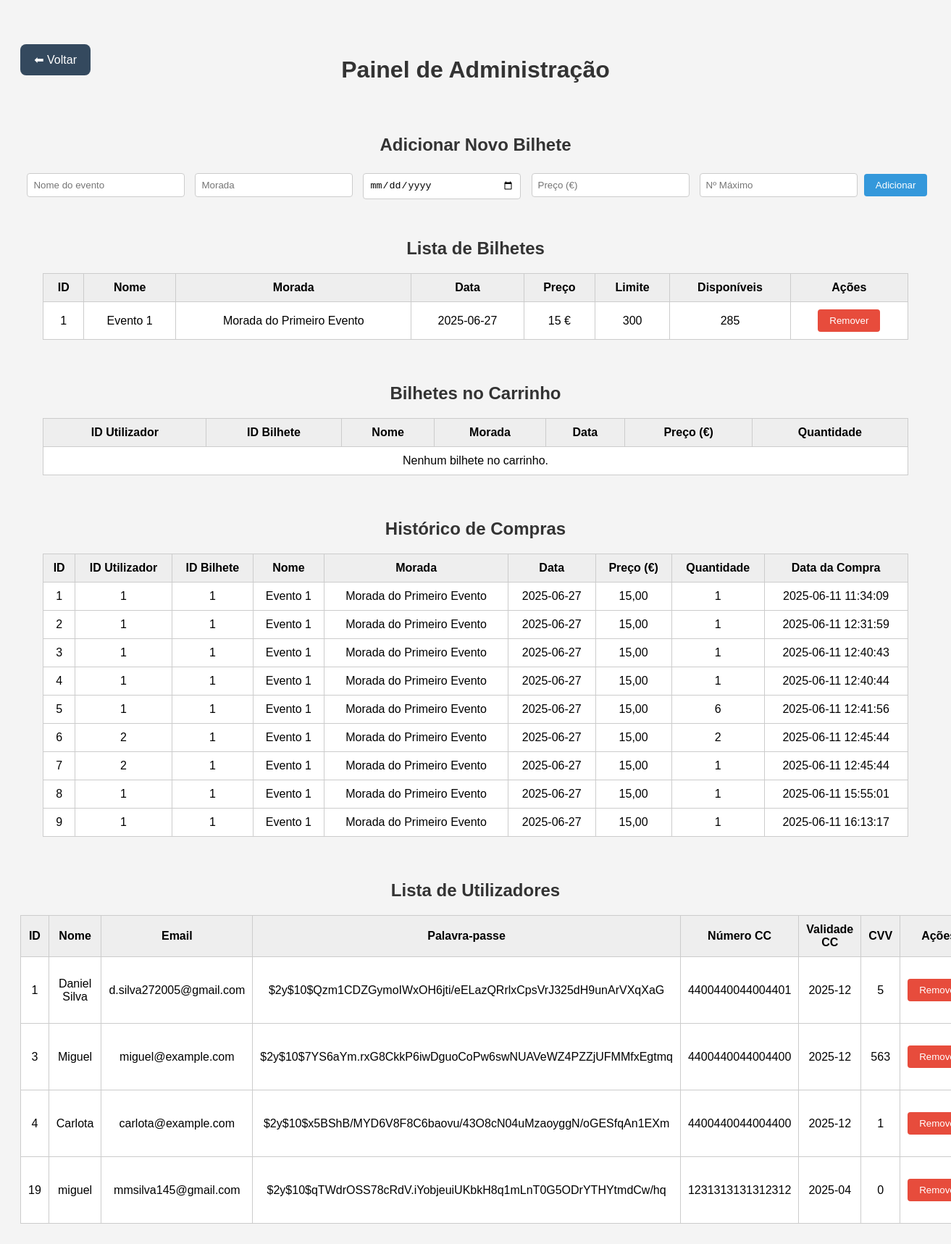
Before: /WebSite/admin_page.php with the older database file.
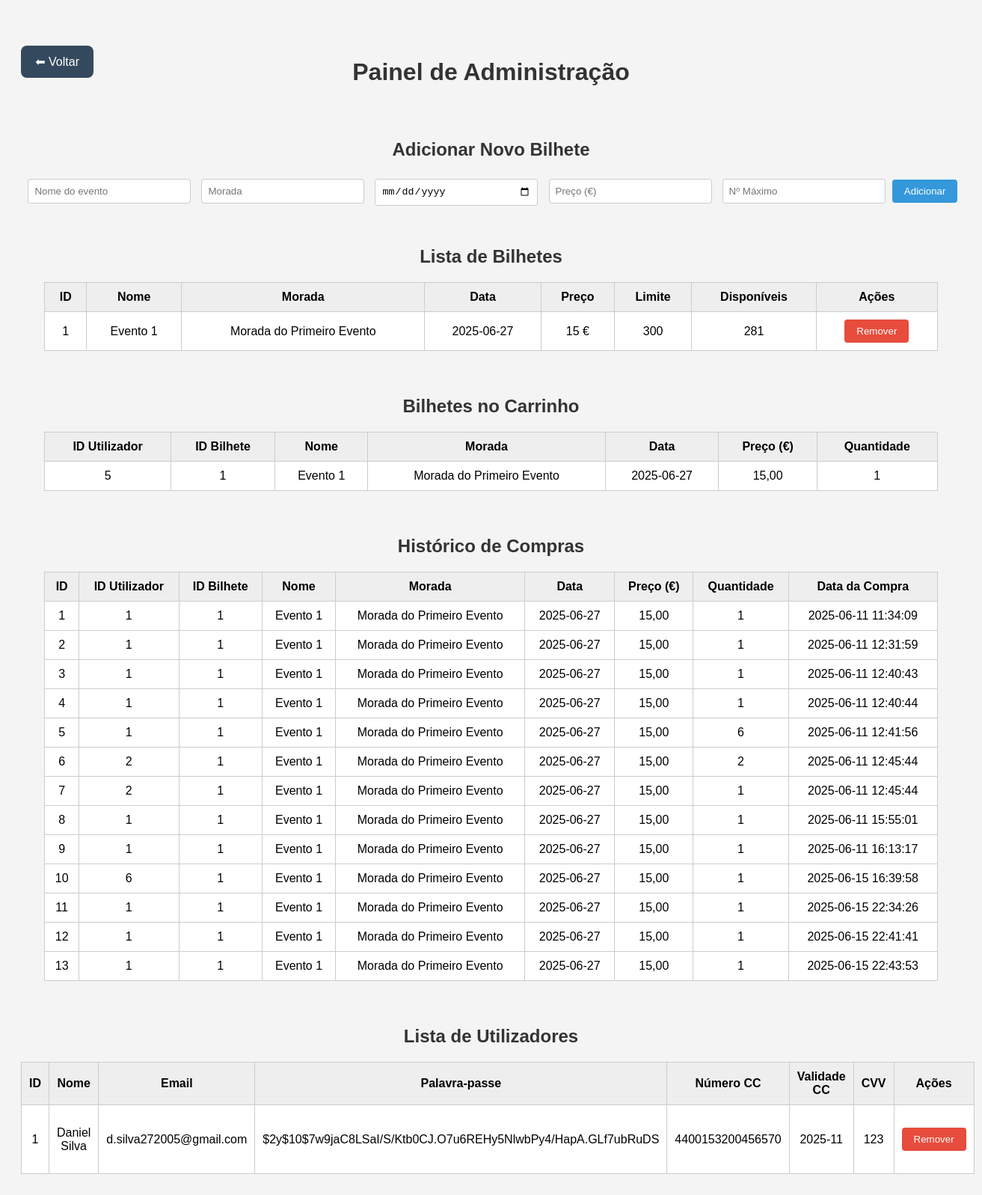
After: the same page with the newer database file.
### tables this page shows
CREATE TABLE lista_bilhetes (
        id INTEGER PRIMARY KEY AUTOINCREMENT,
        nome TEXT NOT NULL,
        morada TEXT NOT NULL,
        dia TEXT NOT NULL,
        preco REAL NOT NULL,
        limite INTEGER,
        disponiveis INTEGER
    );

CREATE TABLE historico (
        id INTEGER PRIMARY KEY AUTOINCREMENT,
        user_id INTEGER,
        id_bilhete INTEGER,
        nome TEXT NOT NULL,
        morada TEXT NOT NULL,
        dia TEXT NOT NULL,
        preco REAL NOT NULL,
        quantidade INTEGER,
        data_compra TEXT
    );

CREATE TABLE dados_cliente (
        user_id INTEGER PRIMARY KEY AUTOINCREMENT,
        nome TEXT NOT NULL,
        email TEXT NOT NULL,
        palavrapasse TEXT NOT NULL,
        num_cc INTEGER,
        validade_cc TEXT NOT NULL,
        cvv_cc INTEGER
    );

### WebSite/admin_page.php (the view, shortened to what this page needs)
<?php
$db = new SQLite3('../DataBase/venda_bilhetes.db');
$bilhetes = [];
$result = $db->query("SELECT * FROM lista_bilhetes");
while ($row = $result->fetchArray(SQLITE3_ASSOC)) {
    $bilhetes[] = $row;
}
$bilhetes_carrinho = [];
$resultCarrinho = $db->query("
    SELECT c.user_id, c.id_bilhete, c.quantidade, lb.nome, lb.morada, lb.dia, lb.preco
    FROM carrinhos c
    JOIN lista_bilhetes lb ON c.id_bilhete = lb.id
    ORDER BY c.user_id
");
while ($row = $resultCarrinho->fetchArray(SQLITE3_ASSOC)) {
    $bilhetes_carrinho[] = $row;
}
$historico = [];
$resultHistorico = $db->query("SELECT * FROM historico");
while ($row = $resultHistorico->fetchArray(SQLITE3_ASSOC)) {
    $historico[] = $row;
}
$utilizadores = [];
$resultUsers = $db->query("SELECT * FROM dados_cliente");
while ($row = $resultUsers->fetchArray(SQLITE3_ASSOC)) {
    $utilizadores[] = $row;
}
?>
<!DOCTYPE html>
<html lang="pt">
<head>
</head>
<body>
    <div class="header">
        <a href="index.php" class="voltar">⬅ Voltar</a>
        <h1>Painel de Administração</h1>
    </div>
<section id="gestao-bilhetes">
    <h2>Adicionar Novo Bilhete</h2>
    <form method="POST">
        <input type="text" name="nome" placeholder="Nome do evento" required>
        <input type="text" name="morada" placeholder="Morada" required>
        <input type="date" name="dia" required>
        <input type="number" name="preco" placeholder="Preço (€)" required>
        <input type="number" name="limite" placeholder="Nº Máximo" required>
        <button class="add" type="submit" name="adicionar">Adicionar</button>
    </form>
    <h2>Lista de Bilhetes</h2>
    <table>
        <tr>
            <th>ID</th>
            <th>Nome</th>
            <th>Morada</th>
            <th>Data</th>
            <th>Preço</th>
            <th>Limite</th>
            <th>Disponíveis</th>
            <th>Ações</th>
        </tr>
        <?php foreach ($bilhetes as $bilhete): ?>
        <tr>
            <td><?= $bilhete['id'] ?></td>
            <td><?= htmlspecialchars($bilhete['nome']) ?></td>
            <td><?= htmlspecialchars($bilhete['morada']) ?></td>
            <td><?= $bilhete['dia'] ?></td>
            <td><?= $bilhete['preco'] ?> €</td>
            <td><?= $bilhete['limite'] ?></td>
            <td><?= $bilhete['disponiveis'] ?></td>
            <td>
                <form method="POST" style="display:inline;" onsubmit="return confirm('Remover este bilhete?');">
                    <button class="remove" type="submit">Remover</button>
                </form>
            </td>
        </tr>
        <?php endforeach; ?>
    </table>
</section>
<section id="bilhetes-carrinho">
    <h2>Bilhetes no Carrinho</h2>
    <table>
        <thead>
            <tr>
                <th>ID Utilizador</th>
                <th>ID Bilhete</th>
                <th>Nome</th>
                <th>Morada</th>
                <th>Data</th>
                <th>Preço (€)</th>
                <th>Quantidade</th>
            </tr>
        </thead>
        <tbody>
            <?php if (empty($bilhetes_carrinho)): ?>
                <tr><td colspan="7">Nenhum bilhete no carrinho.</td></tr>
            <?php else: ?>
                <?php foreach ($bilhetes_carrinho as $bilhete): ?>
                    <tr>
                        <td><?= htmlspecialchars($bilhete['user_id']) ?></td>
                        <td><?= htmlspecialchars($bilhete['id_bilhete']) ?></td>
                        <td><?= htmlspecialchars($bilhete['nome']) ?></td>
                        <td><?= htmlspecialchars($bilhete['morada']) ?></td>
                        <td><?= htmlspecialchars($bilhete['dia']) ?></td>
                        <td><?= number_format($bilhete['preco'], 2, ',', '.') ?></td>
                        <td><?= htmlspecialchars($bilhete['quantidade']) ?></td>
                    </tr>
                <?php endforeach; ?>
            <?php endif; ?>
        </tbody>
    </table>
</section>
<section id="historico">
    <h2>Histórico de Compras</h2>
    <table>
        <tr>
            <th>ID</th>
            <th>ID Utilizador</th>
            <th>ID Bilhete</th>
            <th>Nome</th>
            <th>Morada</th>
            <th>Data</th>
            <th>Preço (€)</th>
            <th>Quantidade</th>
            <th>Data da Compra</th>
        </tr>
        <?php foreach ($historico as $compra): ?>
        <tr>
            <td><?= $compra['id'] ?></td>
            <td><?= htmlspecialchars($compra['user_id']) ?></td>
            <td><?= htmlspecialchars($compra['id_bilhete']) ?></td>
            <td><?= htmlspecialchars($compra['nome']) ?></td>
            <td><?= htmlspecialchars($compra['morada']) ?></td>
            <td><?= htmlspecialchars($compra['dia']) ?></td>
            <td><?= number_format($compra['preco'], 2, ',', '.') ?></td>
            <td><?= htmlspecialchars($compra['quantidade']) ?></td>
            <td><?= htmlspecialchars($compra['data_compra']) ?></td>
        </tr>
        <?php endforeach; ?>
    </table>
</section>
<section id="utilizadores">
    <h2>Lista de Utilizadores</h2>
    <table>
        <tr>
            <th>ID</th>
            <th>Nome</th>
            <th>Email</th>
            <th>Palavra-passe</th>
            <th>Número CC</th>
            <th>Validade CC</th>
            <th>CVV</th>
            <th>Ações</th>
        </tr>
        <?php foreach ($utilizadores as $utilizador): ?>
        <tr>
            <td><?= htmlspecialchars($utilizador['user_id']) ?></td>
            <td><?= htmlspecialchars($utilizador['nome']) ?></td>
            <td><?= htmlspecialchars($utilizador['email']) ?></td>
            <td><?= htmlspecialchars($utilizador['palavrapasse']) ?></td>
            <td><?= htmlspecialchars($utilizador['num_cc']) ?></td>
            <td><?= htmlspecialchars($utilizador['validade_cc']) ?></td>
            <td><?= htmlspecialchars($utilizador['cvv_cc']) ?></td>
            <td>
                <form method="POST" onsubmit="return confirm('Tem a certeza que quer remover este utilizador?');">
                    <button class="remove" type="submit" name="remover_utilizador">Remover</button>
                </form>
            </td>
        </tr>
        <?php endforeach; ?>
    </table>
</section>
</body>
</html>

### WebSite/admin_page.php (style rules this page uses)
body { font-family: Arial, sans-serif; background-color: #f4f4f4; padding: 20px; }
h1, h2 { text-align: center; margin-top: 50px; color: #333; }
section { margin-bottom: 60px; }
table { width: 95%; margin: 20px auto; border-collapse: collapse; background-color: white; }
th, td { border: 1px solid #ccc; padding: 10px; text-align: center; }
th { background-color: #eee; }
form { margin: 20px auto; text-align: center; }
input[type="text"], input[type="number"], input[type="date"] { margin: 0.3rem; padding: 0.5rem; border: 1px solid #ccc; border-radius: 4px; width: 200px; }
button { padding: 0.5rem 1rem; color: white; border: none; border-radius: 4px; cursor: pointer; }
button.add { background-color: #3498db; }
button.remove { background-color: #e74c3c; }
a { padding: 5px 10px; background-color: #2ecc71; color: white; text-decoration: none; border-radius: 4px; }
.header { display: flex; align-items: center; justify-content: center; position: relative; margin-bottom: 30px; }
.header .voltar { position: absolute; left: 0; color: white; text-decoration: none; margin: 1rem 0; padding: 0.75rem 1.2rem; background-color: #34495e; border-radius: 8px; transition: 0.2s; font-size: 1rem; text-align: center; }

Changed rows visible on the page:
removed dados_cliente: user_id "3", nome "Miguel", email "miguel@example.com", palavrapasse "$2y$10$7YS6aYm.rxG8CkkP6iwDguoCoPw6swNUAVeWZ4PZZjUFMMfxEgtmq", num_cc "4400440044004400", validade_cc "2025-12", cvv_cc "563"
removed dados_cliente: user_id "4", nome "Carlota", email "carlota@example.com", palavrapasse "$2y$10$x5BShB/MYD6V8F8C6baovu/43O8cN04uMzaoyggN/oGESfqAn1EXm", num_cc "4400440044004400", validade_cc "2025-12", cvv_cc "1"
removed dados_cliente: user_id "19", nome "miguel", email "mmsilva145@gmail.com", palavrapasse "$2y$10$qTWdrOSS78cRdV.iYobjeuiUKbkH8q1mLnT0G5ODrYTHYtmdCw/hq", num_cc "1231313131312312", validade_cc "2025-04", cvv_cc "0"
changed lista_bilhetes "Evento 1": disponiveis "285" → "281"
added historico: id "10", user "6", id_bilhete "1", nome "Evento 1", morada "Morada do Primeiro Evento", dia "2025-06-27", preco "15,00", quantidade "1", data_compra "2025-06-15 16:39:58"
added historico: id "11", user "1", id_bilhete "1", nome "Evento 1", morada "Morada do Primeiro Evento", dia "2025-06-27", preco "15,00", quantidade "1", data_compra "2025-06-15 22:34:26"
added historico: id "12", user "1", id_bilhete "1", nome "Evento 1", morada "Morada do Primeiro Evento", dia "2025-06-27", preco "15,00", quantidade "1", data_compra "2025-06-15 22:41:41"
added historico: id "13", user "1", id_bilhete "1", nome "Evento 1", morada "Morada do Primeiro Evento", dia "2025-06-27", preco "15,00", quantidade "1", data_compra "2025-06-15 22:43:53"
changed dados_cliente "Daniel Silva": palavrapasse "$2y$10$Qzm1CDZGymoIWxOH6jti/eELazQRrlxCpsVrJ325dH9unArVXqXaG" → "$2y$10$7w9jaC8LSaI/S/Ktb0CJ.O7u6REHy5NlwbPy4/HapA.GLf7ubRuDS"; num_cc "4400440044004401" → "4400153200456570"; validade_cc "2025-12" → "2025-11"; cvv_cc "5" → "123"
Other visible differences:
new list line: "5 1 Evento 1 Morada do Primeiro Evento 2025-06-27 15,00 1"
text no longer shown: "Nenhum bilhete no carrinho."
